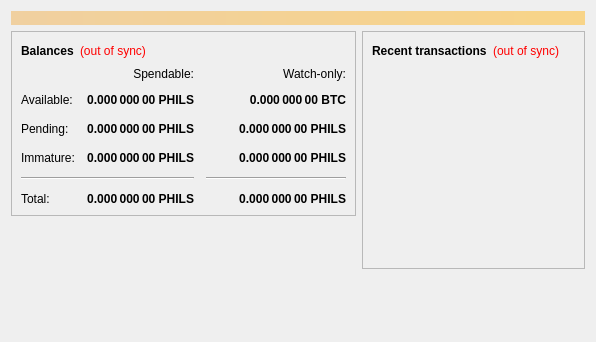
<?xml version="1.0" encoding="UTF-8"?>
<ui version="4.0">
 <class>OverviewPage</class>
 <widget class="QWidget" name="OverviewPage">
  <property name="geometry">
   <rect>
    <x>0</x>
    <y>0</y>
    <width>596</width>
    <height>342</height>
   </rect>
  </property>
  <property name="windowTitle">
   <string>Form</string>
  </property>
  <layout class="QVBoxLayout" name="topLayout">
   <item>
    <widget class="QLabel" name="labelAlerts">
     <property name="visible">
      <bool>false</bool>
     </property>
     <property name="styleSheet">
      <string notr="true">background-color: qlineargradient(x1: 0, y1: 0, x2: 1, y2: 0, stop:0 #F0D0A0, stop:1 #F8D488); color:#000000;</string>
     </property>
     <property name="wordWrap">
      <bool>true</bool>
     </property>
     <property name="margin">
      <number>3</number>
     </property>
    </widget>
   </item>
   <item>
    <layout class="QHBoxLayout" name="horizontalLayout" stretch="1,1">
     <item>
      <layout class="QVBoxLayout" name="verticalLayout_2">
       <item>
        <widget class="QFrame" name="frame">
         <property name="frameShape">
          <enum>QFrame::StyledPanel</enum>
         </property>
         <property name="frameShadow">
          <enum>QFrame::Raised</enum>
         </property>
         <layout class="QVBoxLayout" name="verticalLayout_4">
          <item>
           <layout class="QHBoxLayout" name="horizontalLayout_4">
            <item>
             <widget class="QLabel" name="label_5">
              <property name="font">
               <font>
                <weight>75</weight>
                <bold>true</bold>
               </font>
              </property>
              <property name="text">
               <string>Balances</string>
              </property>
             </widget>
            </item>
            <item>
             <widget class="QLabel" name="labelWalletStatus">
              <property name="cursor">
               <cursorShape>WhatsThisCursor</cursorShape>
              </property>
              <property name="toolTip">
               <string>The displayed information may be out of date. Your wallet automatically synchronizes with the Philscurrency network after a connection is established, but this process has not completed yet.</string>
              </property>
              <property name="styleSheet">
               <string notr="true">QLabel { color: red; }</string>
              </property>
              <property name="text">
               <string notr="true">(out of sync)</string>
              </property>
              <property name="alignment">
               <set>Qt::AlignLeading|Qt::AlignLeft|Qt::AlignVCenter</set>
              </property>
             </widget>
            </item>
            <item>
             <spacer name="horizontalSpacer_3">
              <property name="orientation">
               <enum>Qt::Horizontal</enum>
              </property>
              <property name="sizeHint" stdset="0">
               <size>
                <width>40</width>
                <height>20</height>
               </size>
              </property>
             </spacer>
            </item>
           </layout>
          </item>
          <item>
           <layout class="QGridLayout" name="gridLayout">
            <property name="spacing">
             <number>12</number>
            </property>
            <item row="2" column="2">
             <widget class="QLabel" name="labelWatchPending">
              <property name="font">
               <font>
                <weight>75</weight>
                <bold>true</bold>
               </font>
              </property>
              <property name="cursor">
               <cursorShape>IBeamCursor</cursorShape>
              </property>
              <property name="toolTip">
               <string>Unconfirmed transactions to watch-only addresses</string>
              </property>
              <property name="text">
               <string notr="true">0.000 000 00 PHILS</string>
              </property>
              <property name="alignment">
               <set>Qt::AlignRight|Qt::AlignTrailing|Qt::AlignVCenter</set>
              </property>
              <property name="textInteractionFlags">
               <set>Qt::LinksAccessibleByMouse|Qt::TextSelectableByKeyboard|Qt::TextSelectableByMouse</set>
              </property>
             </widget>
            </item>
            <item row="2" column="1">
             <widget class="QLabel" name="labelUnconfirmed">
              <property name="font">
               <font>
                <weight>75</weight>
                <bold>true</bold>
               </font>
              </property>
              <property name="cursor">
               <cursorShape>IBeamCursor</cursorShape>
              </property>
              <property name="toolTip">
               <string>Total of transactions that have yet to be confirmed, and do not yet count toward the spendable balance</string>
              </property>
              <property name="text">
               <string notr="true">0.000 000 00 PHILS</string>
              </property>
              <property name="alignment">
               <set>Qt::AlignRight|Qt::AlignTrailing|Qt::AlignVCenter</set>
              </property>
              <property name="textInteractionFlags">
               <set>Qt::LinksAccessibleByMouse|Qt::TextSelectableByKeyboard|Qt::TextSelectableByMouse</set>
              </property>
             </widget>
            </item>
            <item row="3" column="2">
             <widget class="QLabel" name="labelWatchImmature">
              <property name="font">
               <font>
                <weight>75</weight>
                <bold>true</bold>
               </font>
              </property>
              <property name="cursor">
               <cursorShape>IBeamCursor</cursorShape>
              </property>
              <property name="toolTip">
               <string>Mined balance in watch-only addresses that has not yet matured</string>
              </property>
              <property name="text">
               <string notr="true">0.000 000 00 PHILS</string>
              </property>
              <property name="alignment">
               <set>Qt::AlignRight|Qt::AlignTrailing|Qt::AlignVCenter</set>
              </property>
              <property name="textInteractionFlags">
               <set>Qt::LinksAccessibleByMouse|Qt::TextSelectableByKeyboard|Qt::TextSelectableByMouse</set>
              </property>
             </widget>
            </item>
            <item row="4" column="0" colspan="2">
             <widget class="Line" name="line">
              <property name="orientation">
               <enum>Qt::Horizontal</enum>
              </property>
             </widget>
            </item>
            <item row="4" column="2">
             <widget class="Line" name="lineWatchBalance">
              <property name="sizePolicy">
               <sizepolicy hsizetype="Preferred" vsizetype="Fixed">
                <horstretch>0</horstretch>
                <verstretch>0</verstretch>
               </sizepolicy>
              </property>
              <property name="minimumSize">
               <size>
                <width>140</width>
                <height>0</height>
               </size>
              </property>
              <property name="orientation">
               <enum>Qt::Horizontal</enum>
              </property>
             </widget>
            </item>
            <item row="5" column="0">
             <widget class="QLabel" name="labelTotalText">
              <property name="text">
               <string>Total:</string>
              </property>
             </widget>
            </item>
            <item row="3" column="1">
             <widget class="QLabel" name="labelImmature">
              <property name="font">
               <font>
                <weight>75</weight>
                <bold>true</bold>
               </font>
              </property>
              <property name="cursor">
               <cursorShape>IBeamCursor</cursorShape>
              </property>
              <property name="toolTip">
               <string>Mined balance that has not yet matured</string>
              </property>
              <property name="text">
               <string notr="true">0.000 000 00 PHILS</string>
              </property>
              <property name="alignment">
               <set>Qt::AlignRight|Qt::AlignTrailing|Qt::AlignVCenter</set>
              </property>
              <property name="textInteractionFlags">
               <set>Qt::LinksAccessibleByMouse|Qt::TextSelectableByKeyboard|Qt::TextSelectableByMouse</set>
              </property>
             </widget>
            </item>
            <item row="2" column="3">
             <spacer name="horizontalSpacer_2">
              <property name="orientation">
               <enum>Qt::Horizontal</enum>
              </property>
              <property name="sizeHint" stdset="0">
               <size>
                <width>40</width>
                <height>20</height>
               </size>
              </property>
             </spacer>
            </item>
            <item row="3" column="0">
             <widget class="QLabel" name="labelImmatureText">
              <property name="text">
               <string>Immature:</string>
              </property>
             </widget>
            </item>
            <item row="5" column="1">
             <widget class="QLabel" name="labelTotal">
              <property name="font">
               <font>
                <weight>75</weight>
                <bold>true</bold>
               </font>
              </property>
              <property name="cursor">
               <cursorShape>IBeamCursor</cursorShape>
              </property>
              <property name="toolTip">
               <string>Your current total balance</string>
              </property>
              <property name="text">
               <string notr="true">0.000 000 00 PHILS</string>
              </property>
              <property name="alignment">
               <set>Qt::AlignRight|Qt::AlignTrailing|Qt::AlignVCenter</set>
              </property>
              <property name="textInteractionFlags">
               <set>Qt::LinksAccessibleByMouse|Qt::TextSelectableByKeyboard|Qt::TextSelectableByMouse</set>
              </property>
             </widget>
            </item>
            <item row="5" column="2">
             <widget class="QLabel" name="labelWatchTotal">
              <property name="font">
               <font>
                <weight>75</weight>
                <bold>true</bold>
               </font>
              </property>
              <property name="cursor">
               <cursorShape>IBeamCursor</cursorShape>
              </property>
              <property name="toolTip">
               <string>Current total balance in watch-only addresses</string>
              </property>
              <property name="text">
               <string notr="true">0.000 000 00 PHILS</string>
              </property>
              <property name="alignment">
               <set>Qt::AlignRight|Qt::AlignTrailing|Qt::AlignVCenter</set>
              </property>
              <property name="textInteractionFlags">
               <set>Qt::LinksAccessibleByMouse|Qt::TextSelectableByKeyboard|Qt::TextSelectableByMouse</set>
              </property>
             </widget>
            </item>
            <item row="0" column="2">
             <widget class="QLabel" name="labelWatchonly">
              <property name="text">
               <string>Watch-only:</string>
              </property>
              <property name="alignment">
               <set>Qt::AlignRight|Qt::AlignTrailing|Qt::AlignVCenter</set>
              </property>
             </widget>
            </item>
            <item row="1" column="0">
             <widget class="QLabel" name="labelBalanceText">
              <property name="text">
               <string>Available:</string>
              </property>
             </widget>
            </item>
            <item row="1" column="1">
             <widget class="QLabel" name="labelBalance">
              <property name="font">
               <font>
                <weight>75</weight>
                <bold>true</bold>
               </font>
              </property>
              <property name="cursor">
               <cursorShape>IBeamCursor</cursorShape>
              </property>
              <property name="toolTip">
               <string>Your current spendable balance</string>
              </property>
              <property name="text">
               <string notr="true">0.000 000 00 PHILS</string>
              </property>
              <property name="alignment">
               <set>Qt::AlignRight|Qt::AlignTrailing|Qt::AlignVCenter</set>
              </property>
              <property name="textInteractionFlags">
               <set>Qt::LinksAccessibleByMouse|Qt::TextSelectableByKeyboard|Qt::TextSelectableByMouse</set>
              </property>
             </widget>
            </item>
            <item row="1" column="2">
             <widget class="QLabel" name="labelWatchAvailable">
              <property name="font">
               <font>
                <weight>75</weight>
                <bold>true</bold>
               </font>
              </property>
              <property name="cursor">
               <cursorShape>IBeamCursor</cursorShape>
              </property>
              <property name="toolTip">
               <string>Your current balance in watch-only addresses</string>
              </property>
              <property name="text">
               <string notr="true">0.000 000 00 BTC</string>
              </property>
              <property name="alignment">
               <set>Qt::AlignRight|Qt::AlignTrailing|Qt::AlignVCenter</set>
              </property>
              <property name="textInteractionFlags">
               <set>Qt::LinksAccessibleByMouse|Qt::TextSelectableByKeyboard|Qt::TextSelectableByMouse</set>
              </property>
             </widget>
            </item>
            <item row="2" column="0">
             <widget class="QLabel" name="labelPendingText">
              <property name="text">
               <string>Pending:</string>
              </property>
             </widget>
            </item>
            <item row="0" column="1">
             <widget class="QLabel" name="labelSpendable">
              <property name="text">
               <string>Spendable:</string>
              </property>
              <property name="alignment">
               <set>Qt::AlignRight|Qt::AlignTrailing|Qt::AlignVCenter</set>
              </property>
             </widget>
            </item>
           </layout>
          </item>
         </layout>
        </widget>
       </item>
       <item>
        <spacer name="verticalSpacer">
         <property name="orientation">
          <enum>Qt::Vertical</enum>
         </property>
         <property name="sizeHint" stdset="0">
          <size>
           <width>20</width>
           <height>40</height>
          </size>
         </property>
        </spacer>
       </item>
      </layout>
     </item>
     <item>
      <layout class="QVBoxLayout" name="verticalLayout_3">
       <item>
        <widget class="QFrame" name="frame_2">
         <property name="frameShape">
          <enum>QFrame::StyledPanel</enum>
         </property>
         <property name="frameShadow">
          <enum>QFrame::Raised</enum>
         </property>
         <layout class="QVBoxLayout" name="verticalLayout">
          <item>
           <layout class="QHBoxLayout" name="horizontalLayout_2">
            <item>
             <widget class="QLabel" name="label_4">
              <property name="font">
               <font>
                <weight>75</weight>
                <bold>true</bold>
               </font>
              </property>
              <property name="text">
               <string>Recent transactions</string>
              </property>
             </widget>
            </item>
            <item>
             <widget class="QLabel" name="labelTransactionsStatus">
              <property name="cursor">
               <cursorShape>WhatsThisCursor</cursorShape>
              </property>
              <property name="toolTip">
               <string>The displayed information may be out of date. Your wallet automatically synchronizes with the Philscurrency network after a connection is established, but this process has not completed yet.</string>
              </property>
              <property name="styleSheet">
               <string notr="true">QLabel { color: red; }</string>
              </property>
              <property name="text">
               <string notr="true">(out of sync)</string>
              </property>
              <property name="alignment">
               <set>Qt::AlignRight|Qt::AlignTrailing|Qt::AlignVCenter</set>
              </property>
             </widget>
            </item>
            <item>
             <spacer name="horizontalSpacer">
              <property name="orientation">
               <enum>Qt::Horizontal</enum>
              </property>
              <property name="sizeHint" stdset="0">
               <size>
                <width>40</width>
                <height>20</height>
               </size>
              </property>
             </spacer>
            </item>
           </layout>
          </item>
          <item>
           <widget class="QListView" name="listTransactions">
            <property name="styleSheet">
             <string notr="true">QListView { background: transparent; }</string>
            </property>
            <property name="frameShape">
             <enum>QFrame::NoFrame</enum>
            </property>
            <property name="verticalScrollBarPolicy">
             <enum>Qt::ScrollBarAlwaysOff</enum>
            </property>
            <property name="horizontalScrollBarPolicy">
             <enum>Qt::ScrollBarAlwaysOff</enum>
            </property>
            <property name="selectionMode">
             <enum>QAbstractItemView::NoSelection</enum>
            </property>
           </widget>
          </item>
         </layout>
        </widget>
       </item>
       <item>
        <spacer name="verticalSpacer_2">
         <property name="orientation">
          <enum>Qt::Vertical</enum>
         </property>
         <property name="sizeHint" stdset="0">
          <size>
           <width>20</width>
           <height>40</height>
          </size>
         </property>
        </spacer>
       </item>
      </layout>
     </item>
    </layout>
   </item>
  </layout>
 </widget>
 <resources/>
 <connections/>
</ui>
